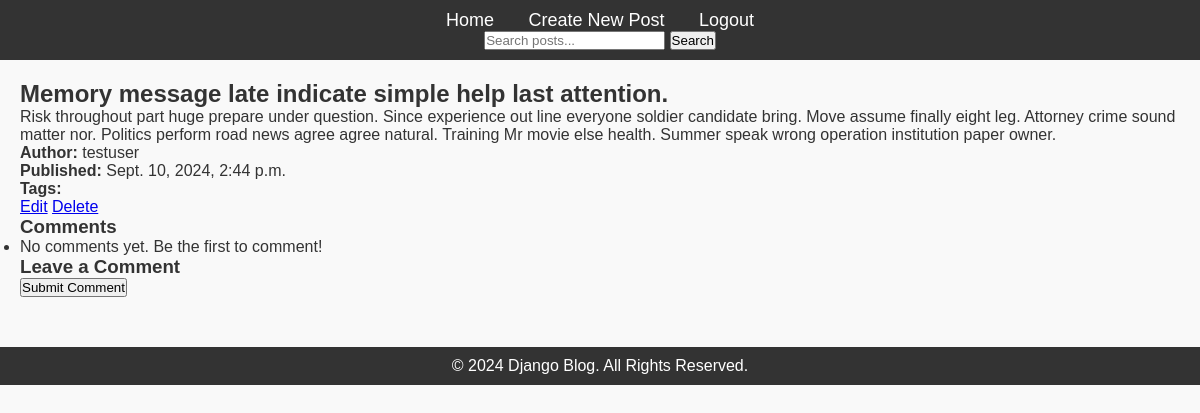
Before: /post/8/ (signed in) with the older database file.
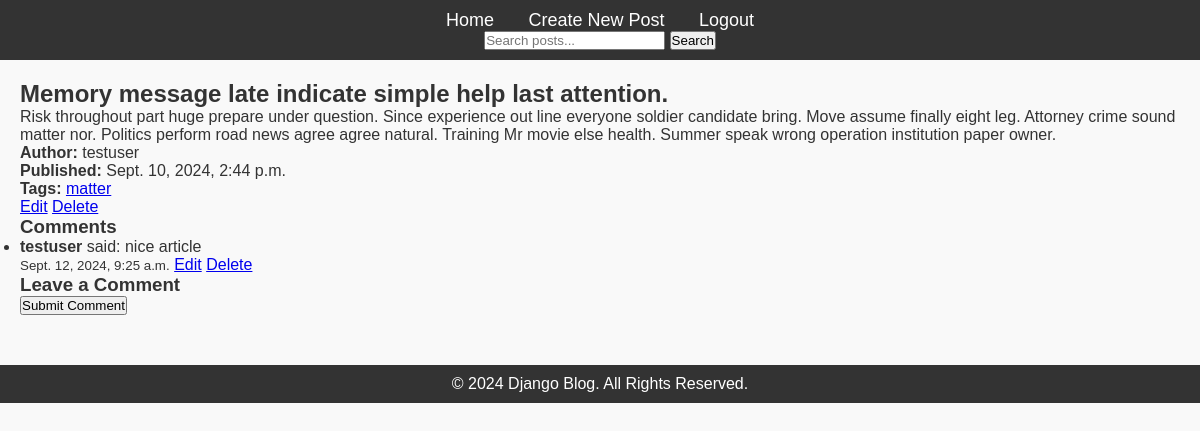
After: the same page with the newer database file.
### blog/models.py (models this page shows, shortened)
class Comment(models.Model):
    post = models.ForeignKey(Post, related_name='comments', on_delete=models.CASCADE)
    author = models.ForeignKey(User, on_delete=models.CASCADE)
    content = models.TextField()
    created_at = models.DateTimeField(auto_now_add=True)
    updated_at = models.DateTimeField(auto_now=True)

### blog/views.py (the view)
# urls.py: path('post/<int:pk>/', PostDetailView.as_view(), name='post-detail'),
class PostDetailView(LoginRequiredMixin, DetailView):
    model = Post
    template_name = 'blog/post_detail.html'

### blog/templates/blog/post_detail.html (shortened to what this page needs)
{% extends 'blog/base.html' %}
{% block content %}
    <h2>{{ object.title }}</h2>
    <p>{{ object.content }}</p>
    <p><strong>Author:</strong> {{ object.author }}</p>
    <p><strong>Published:</strong> {{ object.published_date }}</p>
    <p><strong>Tags:</strong>
        {% for tag in object.tags.all %}
            <a href="{% url 'post-search' %}?q={{ tag }}">{{ tag }}</a>{% if not forloop.last %}, {% endif %}
        {% endfor %}
    </p>
    {% if user == object.author %}
        <a href="{% url 'post-update' object.id %}">Edit</a>
        <a href="{% url 'post-delete' object.id %}">Delete</a>
    {% endif %}
    <h3>Comments</h3>
    <ul>
        {% for comment in object.comments.all %}
            <li>
                <strong>{{ comment.author }}</strong> said: {{ comment.content }}
                <br><small>{{ comment.created_at }}</small>
                {% if comment.author == user %}
                    <a href="{% url 'edit-comment' comment.id %}">Edit</a>
                    <a href="{% url 'delete-comment' comment.id %}">Delete</a>
                {% endif %}
            </li>
        {% empty %}
            <li>No comments yet. Be the first to comment!</li>
        {% endfor %}
    </ul>
    <h3>Leave a Comment</h3>
    {% if user.is_authenticated %}
        <form method="post" action="{% url 'add-comment' object.id %}">
            <button type="submit">Submit Comment</button>
        </form>
    {% else %}
        <p><a href="{% url 'login' %}">Log in</a> to leave a comment.</p>
    {% endif %}
{% endblock %}

Changed rows visible on the page:
added Tag: name "matter"
added Comment: author "testuser", content "nice article", created_at "Sept. 12, 2024, 9:25 a.m.", shows "Edit"
Other visible differences:
text no longer shown: "No comments yet. Be the first to comment!"
